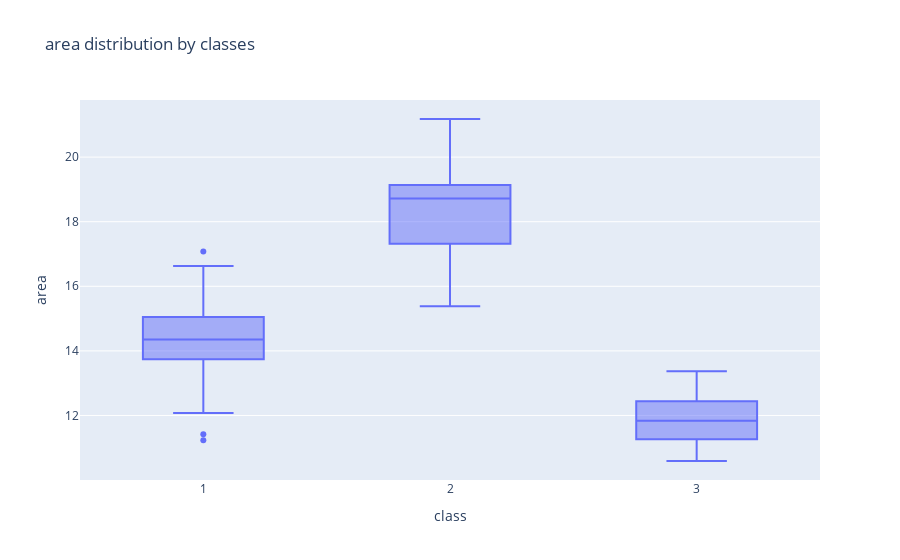

Notebook cell for this chart:
### Code cell
px.box(data[['area','class']], x='class', y='area', title='area distribution by classes')

### Figure 1 — Plotly figure (JSON) as saved in the notebook; plotly's stock layout.template omitted (floating-point values rounded to 4 significant figures; data arrays with more than 128 entries replaced by an {"elided": "..."} marker saying what was removed)
{"data": [{"alignmentgroup": "True", "hovertemplate": "class=%{x}<br>area=%{y}<extra></extra>", "legendgroup": "", "marker": {"color": "#636efa"}, "name": "", "notched": false, "offsetgroup": "", "orientation": "v", "showlegend": false, "type": "box", "x": {"elided": "210 int values"}, "x0": " ", "xaxis": "x", "y": {"elided": "210 float values"}, "y0": " ", "yaxis": "y"}], "layout": {"boxmode": "group", "legend": {"tracegroupgap": 0}, "title": {"text": "area distribution by classes"}, "xaxis": {"anchor": "y", "domain": [0, 1], "title": {"text": "class"}}, "yaxis": {"anchor": "x", "domain": [0, 1], "title": {"text": "area"}}}}
